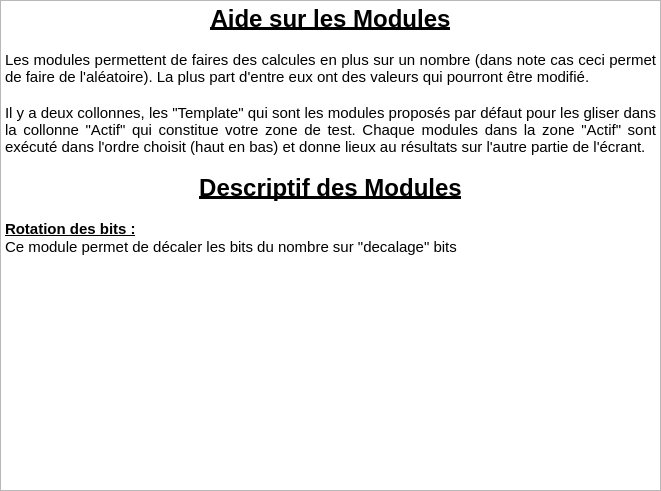
<?xml version="1.0" encoding="UTF-8"?>
<ui version="4.0">
 <class>AideModules</class>
 <widget class="QDialog" name="AideModules">
  <property name="geometry">
   <rect>
    <x>0</x>
    <y>0</y>
    <width>661</width>
    <height>491</height>
   </rect>
  </property>
  <property name="windowTitle">
   <string>Dialog</string>
  </property>
  <layout class="QVBoxLayout" name="verticalLayout">
   <property name="leftMargin">
    <number>0</number>
   </property>
   <property name="topMargin">
    <number>0</number>
   </property>
   <property name="rightMargin">
    <number>0</number>
   </property>
   <property name="bottomMargin">
    <number>0</number>
   </property>
   <item>
    <widget class="QTextEdit" name="textEdit">
     <property name="readOnly">
      <bool>true</bool>
     </property>
     <property name="html">
      <string>&lt;!DOCTYPE HTML PUBLIC &quot;-//W3C//DTD HTML 4.0//EN&quot; &quot;http://www.w3.org/TR/REC-html40/strict.dtd&quot;&gt;
&lt;html&gt;&lt;head&gt;&lt;meta name=&quot;qrichtext&quot; content=&quot;1&quot; /&gt;&lt;meta charset=&quot;utf-8&quot; /&gt;&lt;style type=&quot;text/css&quot;&gt;
p, li { white-space: pre-wrap; }
hr { height: 1px; border-width: 0; }
li.unchecked::marker { content: &quot;\2610&quot;; }
li.checked::marker { content: &quot;\2612&quot;; }
&lt;/style&gt;&lt;/head&gt;&lt;body style=&quot; font-family:'Ubuntu Sans'; font-size:11pt; font-weight:400; font-style:normal;&quot;&gt;
&lt;p align=&quot;center&quot; style=&quot; margin-top:0px; margin-bottom:0px; margin-left:0px; margin-right:0px; -qt-block-indent:0; text-indent:0px;&quot;&gt;&lt;span style=&quot; font-size:18pt; font-weight:700; text-decoration: underline;&quot;&gt;Aide sur les Modules&lt;/span&gt;&lt;/p&gt;
&lt;p align=&quot;justify&quot; style=&quot;-qt-paragraph-type:empty; margin-top:0px; margin-bottom:0px; margin-left:0px; margin-right:0px; -qt-block-indent:0; text-indent:0px;&quot;&gt;&lt;br /&gt;&lt;/p&gt;
&lt;p align=&quot;justify&quot; style=&quot; margin-top:0px; margin-bottom:0px; margin-left:0px; margin-right:0px; -qt-block-indent:0; text-indent:0px;&quot;&gt;Les modules permettent de faires des calcules en plus sur un nombre (dans note cas ceci permet de faire de l'aléatoire). La plus part d'entre eux ont des valeurs qui pourront être modifié.&lt;/p&gt;
&lt;p align=&quot;justify&quot; style=&quot;-qt-paragraph-type:empty; margin-top:0px; margin-bottom:0px; margin-left:0px; margin-right:0px; -qt-block-indent:0; text-indent:0px;&quot;&gt;&lt;br /&gt;&lt;/p&gt;
&lt;p align=&quot;justify&quot; style=&quot; margin-top:0px; margin-bottom:0px; margin-left:0px; margin-right:0px; -qt-block-indent:0; text-indent:0px;&quot;&gt;Il y a deux collonnes, les &amp;quot;Template&amp;quot; qui sont les modules proposés par défaut pour les gliser dans la collonne &amp;quot;Actif&amp;quot; qui constitue votre zone de test. Chaque modules dans la zone &amp;quot;Actif&amp;quot; sont exécuté dans l'ordre choisit (haut en bas) et donne lieux au résultats sur l'autre partie de l'écrant.&lt;/p&gt;
&lt;p align=&quot;justify&quot; style=&quot;-qt-paragraph-type:empty; margin-top:0px; margin-bottom:0px; margin-left:0px; margin-right:0px; -qt-block-indent:0; text-indent:0px;&quot;&gt;&lt;br /&gt;&lt;/p&gt;
&lt;p align=&quot;center&quot; style=&quot; margin-top:0px; margin-bottom:0px; margin-left:0px; margin-right:0px; -qt-block-indent:0; text-indent:0px;&quot;&gt;&lt;span style=&quot; font-size:18pt; font-weight:700; text-decoration: underline;&quot;&gt;Descriptif des Modules&lt;/span&gt;&lt;/p&gt;
&lt;p align=&quot;justify&quot; style=&quot;-qt-paragraph-type:empty; margin-top:0px; margin-bottom:0px; margin-left:0px; margin-right:0px; -qt-block-indent:0; text-indent:0px;&quot;&gt;&lt;br /&gt;&lt;/p&gt;
&lt;p align=&quot;justify&quot; style=&quot; margin-top:0px; margin-bottom:0px; margin-left:0px; margin-right:0px; -qt-block-indent:0; text-indent:0px;&quot;&gt;&lt;span style=&quot; font-weight:700; text-decoration: underline;&quot;&gt;Rotation des bits :&lt;/span&gt;&lt;/p&gt;
&lt;p align=&quot;justify&quot; style=&quot; margin-top:0px; margin-bottom:0px; margin-left:0px; margin-right:0px; -qt-block-indent:0; text-indent:0px;&quot;&gt;Ce module permet de décaler les bits du nombre sur &amp;quot;decalage&amp;quot; bits&lt;/p&gt;&lt;/body&gt;&lt;/html&gt;</string>
     </property>
    </widget>
   </item>
  </layout>
 </widget>
 <resources/>
 <connections/>
</ui>
